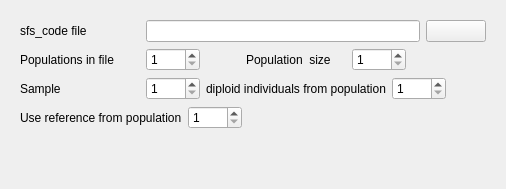
                    <widget class="QWidget" name="page_input_sfs">
                     <layout class="QVBoxLayout" name="verticalLayout_6">
                      <item>
                       <widget class="QWidget" name="widget" native="true">
                        <layout class="QVBoxLayout" name="verticalLayout_5">
                         <item>
                          <layout class="QHBoxLayout" name="horizontalLayout_12">
                           <item>
                            <widget class="QLabel" name="label_13">
                             <property name="minimumSize">
                              <size>
                               <width>120</width>
                               <height>0</height>
                              </size>
                             </property>
                             <property name="text">
                              <string>sfs_code file</string>
                             </property>
                            </widget>
                           </item>
                           <item>
                            <widget class="QLineEdit" name="lineEdit_sfs_infile">
                             <property name="minimumSize">
                              <size>
                               <width>150</width>
                               <height>0</height>
                              </size>
                             </property>
                             <property name="toolTip">
                              <string>&lt;html&gt;&lt;head/&gt;&lt;body&gt;&lt;p&gt;Set path to file containing output of sfs_code&lt;/p&gt;&lt;/body&gt;&lt;/html&gt;</string>
                             </property>
                            </widget>
                           </item>
                           <item>
                            <widget class="QPushButton" name="pushButton_sfs_infile">
                             <property name="minimumSize">
                              <size>
                               <width>60</width>
                               <height>0</height>
                              </size>
                             </property>
                             <property name="maximumSize">
                              <size>
                               <width>60</width>
                               <height>16777215</height>
                              </size>
                             </property>
                             <property name="toolTip">
                              <string>&lt;html&gt;&lt;head/&gt;&lt;body&gt;&lt;p&gt;Browse filesystem&lt;/p&gt;&lt;/body&gt;&lt;/html&gt;</string>
                             </property>
                             <property name="text">
                              <string/>
                             </property>
                             <property name="icon">
                              <iconset>
                               <normaloff>:/icons/icons/view_doc.ico</normaloff>:/icons/icons/view_doc.ico</iconset>
                             </property>
                             <property name="autoDefault">
                              <bool>false</bool>
                             </property>
                             <property name="default">
                              <bool>false</bool>
                             </property>
                             <property name="flat">
                              <bool>false</bool>
                             </property>
                            </widget>
                           </item>
                          </layout>
                         </item>
                         <item>
                          <layout class="QHBoxLayout" name="horizontalLayout_14">
                           <item>
                            <widget class="QLabel" name="label_14">
                             <property name="minimumSize">
                              <size>
                               <width>120</width>
                               <height>0</height>
                              </size>
                             </property>
                             <property name="text">
                              <string>Populations in file</string>
                             </property>
                            </widget>
                           </item>
                           <item>
                            <widget class="QSpinBox" name="spinBox_sfs_npops">
                             <property name="toolTip">
                              <string>&lt;html&gt;&lt;head/&gt;&lt;body&gt;&lt;p&gt;Number of populations simulated in sfs_code&lt;/p&gt;&lt;/body&gt;&lt;/html&gt;</string>
                             </property>
                             <property name="minimum">
                              <number>1</number>
                             </property>
                             <property name="maximum">
                              <number>1000</number>
                             </property>
                            </widget>
                           </item>
                           <item>
                            <spacer name="horizontalSpacer_11">
                             <property name="orientation">
                              <enum>Qt::Horizontal</enum>
                             </property>
                             <property name="sizeType">
                              <enum>QSizePolicy::Fixed</enum>
                             </property>
                             <property name="sizeHint" stdset="0">
                              <size>
                               <width>40</width>
                               <height>20</height>
                              </size>
                             </property>
                            </spacer>
                           </item>
                           <item>
                            <widget class="QLabel" name="label_15">
                             <property name="minimumSize">
                              <size>
                               <width>100</width>
                               <height>0</height>
                              </size>
                             </property>
                             <property name="text">
                              <string>Population  size</string>
                             </property>
                            </widget>
                           </item>
                           <item>
                            <widget class="QSpinBox" name="spinBox_sfs_popsize">
                             <property name="toolTip">
                              <string>&lt;html&gt;&lt;head/&gt;&lt;body&gt;&lt;p&gt;Number of diploid individuals sampled per population in sfs_code. Must be the same for all populations simulated&lt;/p&gt;&lt;/body&gt;&lt;/html&gt;</string>
                             </property>
                             <property name="minimum">
                              <number>1</number>
                             </property>
                             <property name="maximum">
                              <number>1000</number>
                             </property>
                            </widget>
                           </item>
                           <item>
                            <spacer name="horizontalSpacer_6">
                             <property name="orientation">
                              <enum>Qt::Horizontal</enum>
                             </property>
                             <property name="sizeHint" stdset="0">
                              <size>
                               <width>40</width>
                               <height>20</height>
                              </size>
                             </property>
                            </spacer>
                           </item>
                          </layout>
                         </item>
                         <item>
                          <layout class="QHBoxLayout" name="horizontalLayout_15">
                           <item>
                            <widget class="QLabel" name="label_16">
                             <property name="minimumSize">
                              <size>
                               <width>120</width>
                               <height>0</height>
                              </size>
                             </property>
                             <property name="text">
                              <string>Sample</string>
                             </property>
                            </widget>
                           </item>
                           <item>
                            <widget class="QSpinBox" name="spinBox_sfs_ninds">
                             <property name="toolTip">
                              <string>&lt;html&gt;&lt;head/&gt;&lt;body&gt;&lt;p&gt;Number of diploid individuals to use in analysis. Will select this many diploid individuals from population selected, starting at individual 2 (individual 1 of each population is reserved for reference).&lt;/p&gt;&lt;/body&gt;&lt;/html&gt;</string>
                             </property>
                             <property name="minimum">
                              <number>1</number>
                             </property>
                             <property name="maximum">
                              <number>1000</number>
                             </property>
                            </widget>
                           </item>
                           <item>
                            <widget class="QLabel" name="label_17">
                             <property name="minimumSize">
                              <size>
                               <width>100</width>
                               <height>0</height>
                              </size>
                             </property>
                             <property name="text">
                              <string>diploid individuals from population</string>
                             </property>
                            </widget>
                           </item>
                           <item>
                            <widget class="QSpinBox" name="spinBox_sfs_popstudy">
                             <property name="toolTip">
                              <string>&lt;html&gt;&lt;head/&gt;&lt;body&gt;&lt;p&gt;Which population to analyse&lt;/p&gt;&lt;p&gt;&lt;span style=&quot; font-style:italic;&quot;&gt;(1-based, in same order as input sfs-code file)&lt;/span&gt;&lt;/p&gt;&lt;/body&gt;&lt;/html&gt;</string>
                             </property>
                             <property name="minimum">
                              <number>1</number>
                             </property>
                             <property name="maximum">
                              <number>1000</number>
                             </property>
                            </widget>
                           </item>
                           <item>
                            <spacer name="horizontalSpacer_7">
                             <property name="orientation">
                              <enum>Qt::Horizontal</enum>
                             </property>
                             <property name="sizeHint" stdset="0">
                              <size>
                               <width>40</width>
                               <height>20</height>
                              </size>
                             </property>
                            </spacer>
                           </item>
                          </layout>
                         </item>
                         <item>
                          <layout class="QHBoxLayout" name="horizontalLayout_18">
                           <item>
                            <widget class="QLabel" name="label_18">
                             <property name="minimumSize">
                              <size>
                               <width>100</width>
                               <height>0</height>
                              </size>
                             </property>
                             <property name="text">
                              <string>Use reference from population</string>
                             </property>
                            </widget>
                           </item>
                           <item>
                            <widget class="QSpinBox" name="spinBox_sfs_popRef">
                             <property name="toolTip">
                              <string>&lt;html&gt;&lt;head/&gt;&lt;body&gt;&lt;p&gt;Which population to use as reference. Will use the first haplotype from this population as reference genome&lt;/p&gt;&lt;p&gt;&lt;span style=&quot; font-style:italic;&quot;&gt;(1-based, in same order as input sfs-code file)&lt;/span&gt;&lt;/p&gt;&lt;/body&gt;&lt;/html&gt;</string>
                             </property>
                             <property name="minimum">
                              <number>1</number>
                             </property>
                             <property name="maximum">
                              <number>1000</number>
                             </property>
                            </widget>
                           </item>
                           <item>
                            <spacer name="horizontalSpacer_10">
                             <property name="orientation">
                              <enum>Qt::Horizontal</enum>
                             </property>
                             <property name="sizeHint" stdset="0">
                              <size>
                               <width>40</width>
                               <height>20</height>
                              </size>
                             </property>
                            </spacer>
                           </item>
                          </layout>
                         </item>
                         <item>
                          <spacer name="verticalSpacer_9">
                           <property name="orientation">
                            <enum>Qt::Vertical</enum>
                           </property>
                           <property name="sizeHint" stdset="0">
                            <size>
                             <width>20</width>
                             <height>40</height>
                            </size>
                           </property>
                          </spacer>
                         </item>
                        </layout>
                       </widget>
                      </item>
                     </layout>
                    </widget>
